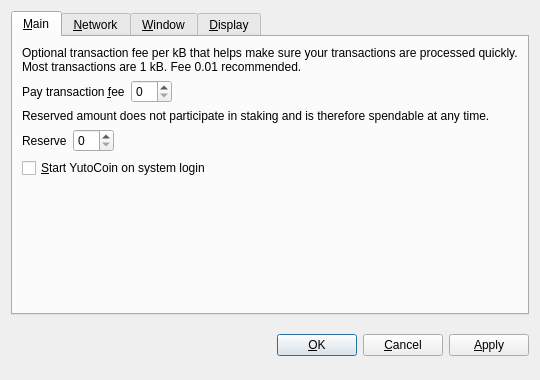
<?xml version="1.0" encoding="UTF-8"?>
<ui version="4.0">
 <class>OptionsDialog</class>
 <widget class="QDialog" name="OptionsDialog">
  <property name="geometry">
   <rect>
    <x>0</x>
    <y>0</y>
    <width>540</width>
    <height>380</height>
   </rect>
  </property>
  <property name="windowTitle">
   <string>Options</string>
  </property>
  <property name="modal">
   <bool>true</bool>
  </property>
  <layout class="QVBoxLayout" name="verticalLayout">
   <item>
    <widget class="QTabWidget" name="tabWidget">
     <property name="tabPosition">
      <enum>QTabWidget::North</enum>
     </property>
     <property name="currentIndex">
      <number>0</number>
     </property>
     <widget class="QWidget" name="tabMain">
      <attribute name="title">
       <string>&amp;Main</string>
      </attribute>
      <layout class="QVBoxLayout" name="verticalLayout_Main">
       <item>
        <widget class="QLabel" name="transactionFeeInfoLabel">
         <property name="text">
          <string>Optional transaction fee per kB that helps make sure your transactions are processed quickly. Most transactions are 1 kB. Fee 0.01 recommended.</string>
         </property>
         <property name="textFormat">
          <enum>Qt::PlainText</enum>
         </property>
         <property name="wordWrap">
          <bool>true</bool>
         </property>
        </widget>
       </item>
       <item>
        <layout class="QHBoxLayout" name="horizontalLayoutFee">
         <item>
          <widget class="QLabel" name="transactionFeeLabel">
           <property name="text">
            <string>Pay transaction &amp;fee</string>
           </property>
           <property name="textFormat">
            <enum>Qt::PlainText</enum>
           </property>
           <property name="buddy">
            <cstring>transactionFee</cstring>
           </property>
          </widget>
         </item>
         <item>
          <widget class="BitcoinAmountField" name="transactionFee"/>
         </item>
         <item>
          <spacer name="horizontalSpacerFee">
           <property name="orientation">
            <enum>Qt::Horizontal</enum>
           </property>
           <property name="sizeHint" stdset="0">
            <size>
             <width>40</width>
             <height>20</height>
            </size>
           </property>
          </spacer>
         </item>
        </layout>
       </item>
       <item>
        <widget class="QLabel" name="reserveBalanceInfoLabel">
         <property name="text">
          <string>Reserved amount does not participate in staking and is therefore spendable at any time.</string>
         </property>
         <property name="textFormat">
          <enum>Qt::PlainText</enum>
         </property>
         <property name="wordWrap">
          <bool>true</bool>
         </property>
        </widget>
       </item>
       <item>
        <layout class="QHBoxLayout" name="horizontalLayoutReserveBalance">
         <item>
          <widget class="QLabel" name="reserveBalanceLabel">
           <property name="text">
            <string>Reserve</string>
           </property>
           <property name="textFormat">
            <enum>Qt::PlainText</enum>
           </property>
           <property name="buddy">
            <cstring>reserveBalance</cstring>
           </property>
          </widget>
         </item>
         <item>
          <widget class="BitcoinAmountField" name="reserveBalance"/>
         </item>
         <item>
          <spacer name="horizontalSpacerReserveBalance">
           <property name="orientation">
            <enum>Qt::Horizontal</enum>
           </property>
           <property name="sizeHint" stdset="0">
            <size>
             <width>40</width>
             <height>20</height>
            </size>
           </property>
          </spacer>
         </item>
        </layout>
       </item>
       <item>
        <widget class="QCheckBox" name="bitcoinAtStartup">
         <property name="toolTip">
          <string>Automatically start YutoCoin after logging in to the system.</string>
         </property>
         <property name="text">
          <string>&amp;Start YutoCoin on system login</string>
         </property>
        </widget>
       </item>
       <item>
        <spacer name="verticalSpacer_Main">
         <property name="orientation">
          <enum>Qt::Vertical</enum>
         </property>
         <property name="sizeHint" stdset="0">
          <size>
           <width>20</width>
           <height>40</height>
          </size>
         </property>
        </spacer>
       </item>
      </layout>
     </widget>
     <widget class="QWidget" name="tabNetwork">
      <attribute name="title">
       <string>&amp;Network</string>
      </attribute>
      <layout class="QVBoxLayout" name="verticalLayout_Network">
       <item>
        <widget class="QCheckBox" name="mapPortUpnp">
         <property name="toolTip">
          <string>Automatically open the YutoCoin client port on the router. This only works when your router supports UPnP and it is enabled.</string>
         </property>
         <property name="text">
          <string>Map port using &amp;UPnP</string>
         </property>
        </widget>
       </item>
       <item>
        <widget class="QCheckBox" name="connectSocks">
         <property name="toolTip">
          <string>Connect to the YutoCoin network through a SOCKS5 proxy (e.g. when connecting through Tor).</string>
         </property>
         <property name="text">
          <string>&amp;Connect through SOCKS5 proxy:</string>
         </property>
        </widget>
       </item>
       <item>
        <layout class="QHBoxLayout" name="horizontalLayout_Network">
         <item>
          <widget class="QLabel" name="proxyIpLabel">
           <property name="text">
            <string>Proxy &amp;IP:</string>
           </property>
           <property name="textFormat">
            <enum>Qt::PlainText</enum>
           </property>
           <property name="buddy">
            <cstring>proxyIp</cstring>
           </property>
          </widget>
         </item>
         <item>
          <widget class="QValidatedLineEdit" name="proxyIp">
           <property name="maximumSize">
            <size>
             <width>140</width>
             <height>16777215</height>
            </size>
           </property>
           <property name="toolTip">
            <string>IP address of the proxy (e.g. 127.0.0.1)</string>
           </property>
          </widget>
         </item>
         <item>
          <widget class="QLabel" name="proxyPortLabel">
           <property name="text">
            <string>&amp;Port:</string>
           </property>
           <property name="textFormat">
            <enum>Qt::PlainText</enum>
           </property>
           <property name="buddy">
            <cstring>proxyPort</cstring>
           </property>
          </widget>
         </item>
         <item>
          <widget class="QLineEdit" name="proxyPort">
           <property name="maximumSize">
            <size>
             <width>55</width>
             <height>16777215</height>
            </size>
           </property>
           <property name="toolTip">
            <string>Port of the proxy (e.g. 9050)</string>
           </property>
          </widget>
         </item>
         <item>
          <spacer name="horizontalSpacer_Network">
           <property name="orientation">
            <enum>Qt::Horizontal</enum>
           </property>
           <property name="sizeHint" stdset="0">
            <size>
             <width>40</width>
             <height>20</height>
            </size>
           </property>
          </spacer>
         </item>
        </layout>
       </item>
       <item>
        <spacer name="verticalSpacer_Network">
         <property name="orientation">
          <enum>Qt::Vertical</enum>
         </property>
         <property name="sizeHint" stdset="0">
          <size>
           <width>20</width>
           <height>40</height>
          </size>
         </property>
        </spacer>
       </item>
      </layout>
     </widget>
     <widget class="QWidget" name="tabWindow">
      <attribute name="title">
       <string>&amp;Window</string>
      </attribute>
      <layout class="QVBoxLayout" name="verticalLayout_Window">
       <item>
        <widget class="QCheckBox" name="minimizeToTray">
         <property name="toolTip">
          <string>Show only a tray icon after minimizing the window.</string>
         </property>
         <property name="text">
          <string>&amp;Minimize to the tray instead of the taskbar</string>
         </property>
        </widget>
       </item>
       <item>
        <widget class="QCheckBox" name="minimizeOnClose">
         <property name="toolTip">
          <string>Minimize instead of exit the application when the window is closed. When this option is enabled, the application will be closed only after selecting Quit in the menu.</string>
         </property>
         <property name="text">
          <string>M&amp;inimize on close</string>
         </property>
        </widget>
       </item>
       <item>
        <spacer name="verticalSpacer_Window">
         <property name="orientation">
          <enum>Qt::Vertical</enum>
         </property>
         <property name="sizeHint" stdset="0">
          <size>
           <width>20</width>
           <height>40</height>
          </size>
         </property>
        </spacer>
       </item>
      </layout>
     </widget>
     <widget class="QWidget" name="tabDisplay">
      <attribute name="title">
       <string>&amp;Display</string>
      </attribute>
      <layout class="QVBoxLayout" name="verticalLayout_Display">
       <item>
        <layout class="QHBoxLayout" name="horizontalLayout_1_Display">
         <item>
          <widget class="QLabel" name="langLabel">
           <property name="text">
            <string>User Interface &amp;language:</string>
           </property>
           <property name="textFormat">
            <enum>Qt::PlainText</enum>
           </property>
           <property name="buddy">
            <cstring>lang</cstring>
           </property>
          </widget>
         </item>
         <item>
          <widget class="QValueComboBox" name="lang">
           <property name="toolTip">
            <string>The user interface language can be set here. This setting will take effect after restarting YutoCoin.</string>
           </property>
          </widget>
         </item>
        </layout>
       </item>
       <item>
        <layout class="QHBoxLayout" name="horizontalLayout_2_Display">
         <item>
          <widget class="QLabel" name="unitLabel">
           <property name="text">
            <string>&amp;Unit to show amounts in:</string>
           </property>
           <property name="textFormat">
            <enum>Qt::PlainText</enum>
           </property>
           <property name="buddy">
            <cstring>unit</cstring>
           </property>
          </widget>
         </item>
         <item>
          <widget class="QValueComboBox" name="unit">
           <property name="toolTip">
            <string>Choose the default subdivision unit to show in the interface and when sending coins.</string>
           </property>
          </widget>
         </item>
        </layout>
       </item>
       <item>
        <widget class="QCheckBox" name="coinControlFeatures">
         <property name="toolTip">
          <string>Whether to show coin control features or not.</string>
         </property>
         <property name="text">
          <string>Display coin &amp;control features (experts only!)</string>
         </property>
        </widget>
       </item>
       <item>
        <widget class="QCheckBox" name="useBlackTheme">
         <property name="text">
          <string>Use black visual theme (requires restart)</string>
         </property>
        </widget>
       </item>
       <item>
        <spacer name="verticalSpacer_Display">
         <property name="orientation">
          <enum>Qt::Vertical</enum>
         </property>
         <property name="sizeHint" stdset="0">
          <size>
           <width>20</width>
           <height>40</height>
          </size>
         </property>
        </spacer>
       </item>
      </layout>
     </widget>
    </widget>
   </item>
   <item>
    <layout class="QHBoxLayout" name="horizontalLayout_Buttons">
     <item>
      <spacer name="horizontalSpacer_1">
       <property name="orientation">
        <enum>Qt::Horizontal</enum>
       </property>
       <property name="sizeHint" stdset="0">
        <size>
         <width>40</width>
         <height>48</height>
        </size>
       </property>
      </spacer>
     </item>
     <item>
      <widget class="QLabel" name="statusLabel">
       <property name="font">
        <font>
         <weight>75</weight>
         <bold>true</bold>
        </font>
       </property>
       <property name="text">
        <string/>
       </property>
       <property name="textFormat">
        <enum>Qt::PlainText</enum>
       </property>
       <property name="wordWrap">
        <bool>true</bool>
       </property>
      </widget>
     </item>
     <item>
      <spacer name="horizontalSpacer_2">
       <property name="orientation">
        <enum>Qt::Horizontal</enum>
       </property>
       <property name="sizeHint" stdset="0">
        <size>
         <width>40</width>
         <height>48</height>
        </size>
       </property>
      </spacer>
     </item>
     <item>
      <widget class="QPushButton" name="okButton">
       <property name="text">
        <string>&amp;OK</string>
       </property>
      </widget>
     </item>
     <item>
      <widget class="QPushButton" name="cancelButton">
       <property name="text">
        <string>&amp;Cancel</string>
       </property>
       <property name="autoDefault">
        <bool>false</bool>
       </property>
      </widget>
     </item>
     <item>
      <widget class="QPushButton" name="applyButton">
       <property name="text">
        <string>&amp;Apply</string>
       </property>
       <property name="autoDefault">
        <bool>false</bool>
       </property>
      </widget>
     </item>
    </layout>
   </item>
  </layout>
 </widget>
 <customwidgets>
  <customwidget>
   <class>BitcoinAmountField</class>
   <extends>QSpinBox</extends>
   <header>bitcoinamountfield.h</header>
  </customwidget>
  <customwidget>
   <class>QValueComboBox</class>
   <extends>QComboBox</extends>
   <header>qvaluecombobox.h</header>
  </customwidget>
  <customwidget>
   <class>QValidatedLineEdit</class>
   <extends>QLineEdit</extends>
   <header>qvalidatedlineedit.h</header>
  </customwidget>
 </customwidgets>
 <resources/>
 <connections/>
</ui>
